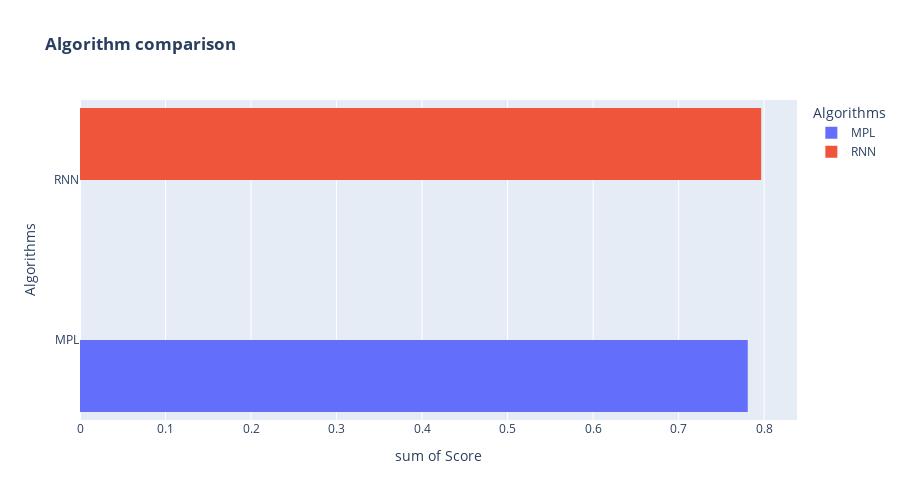

Notebook source saved alongside this figure:
### Markdown cell above
Based on the results provided, the RNN algorithm achieved an accuracy of 0.81 on the training set and 0.75 on the testing set. This suggests that the model has learned to make accurate predictions on the training data, but its performance is slightly lower when it is applied to new, unseen examples from the testing set.

### Code cell
vals = [mlp_score_test,test_acc]
labels=["MPL","RNN"]

fig = px.histogram(vals, y=labels, x = vals,color=labels, barmode="group", title="<b>Algorithm comparison<b>",labels={'y':'Algorithms','color': 'Algorithms','x': 'Score'},orientation = 'h')
fig.update_layout(width=900, height=500, bargap=0.1)
fig.show()

### Figure 1 — Plotly figure (JSON) as saved in the notebook; plotly's stock layout.template omitted (floating-point values rounded to 4 significant figures)
{"data": [{"alignmentgroup": "True", "bingroup": "y", "histfunc": "sum", "hovertemplate": "Algorithms=%{y}<br>sum of Score=%{x}<extra></extra>", "legendgroup": "MPL", "marker": {"color": "#636efa", "pattern": {"shape": ""}}, "name": "MPL", "offsetgroup": "MPL", "orientation": "h", "showlegend": true, "type": "histogram", "x": [0.7808], "xaxis": "x", "y": ["MPL"], "yaxis": "y"}, {"alignmentgroup": "True", "bingroup": "y", "histfunc": "sum", "hovertemplate": "Algorithms=%{y}<br>sum of Score=%{x}<extra></extra>", "legendgroup": "RNN", "marker": {"color": "#EF553B", "pattern": {"shape": ""}}, "name": "RNN", "offsetgroup": "RNN", "orientation": "h", "showlegend": true, "type": "histogram", "x": [0.7965], "xaxis": "x", "y": ["RNN"], "yaxis": "y"}], "layout": {"bargap": 0.1, "barmode": "group", "height": 500, "legend": {"title": {"text": "Algorithms"}, "tracegroupgap": 0}, "title": {"text": "<b>Algorithm comparison<b>"}, "width": 900, "xaxis": {"anchor": "y", "domain": [0, 1], "title": {"text": "sum of Score"}}, "yaxis": {"anchor": "x", "domain": [0, 1], "title": {"text": "Algorithms"}}}}
